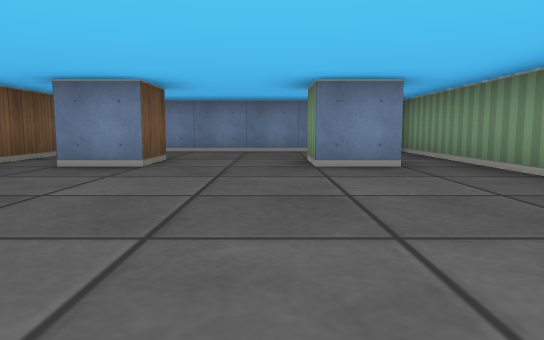
view 1 (above)

23 first-person views from a walk through a cub3D level. The camera is about half as high as the walls, tilts 6° down and sees 70° across. The floor is counted in squares. Each view is taken from the middle of a square. On the plan, view 1 faces up. The plan holds only what a view shows up to about 9 squares ahead; the rest is blank.

view 2
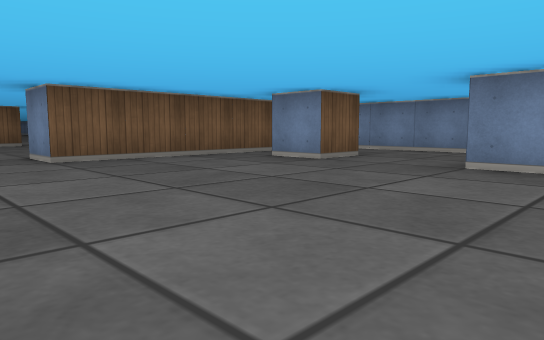

view 3
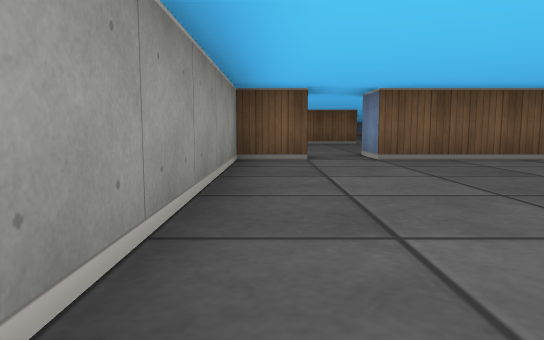

view 4
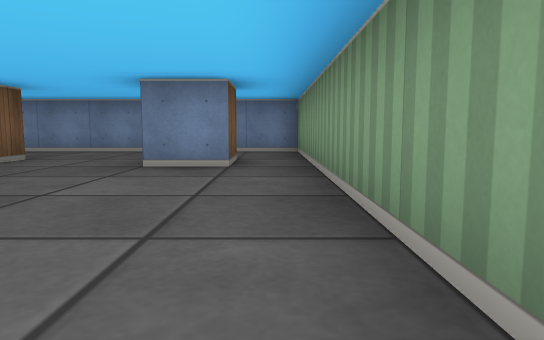

view 5
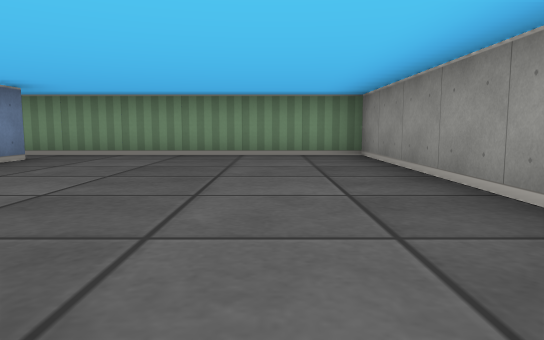

view 6
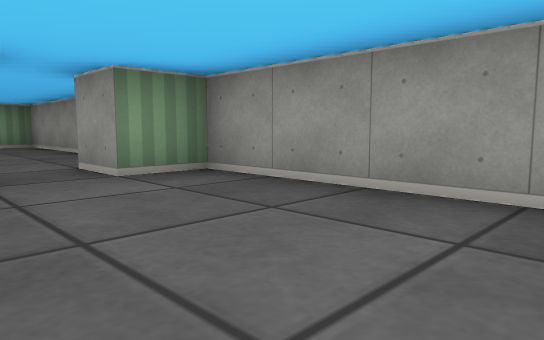

view 7
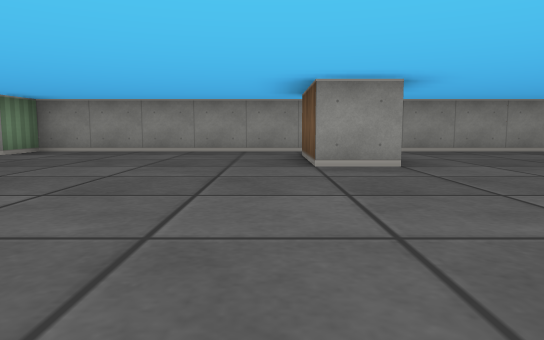

view 8
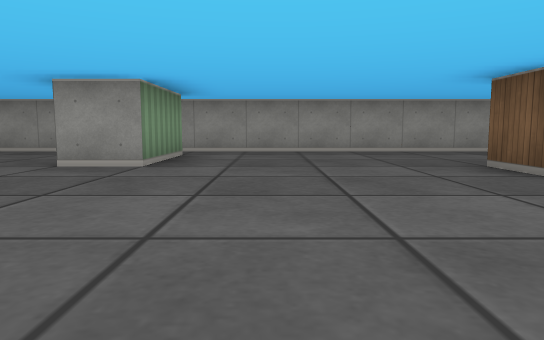

view 9
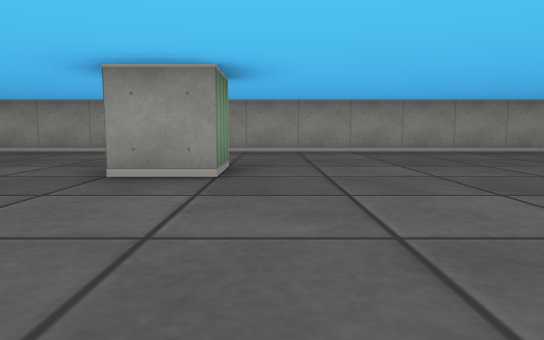

view 10
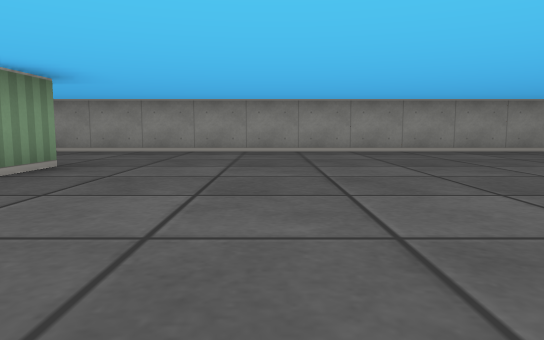

view 11
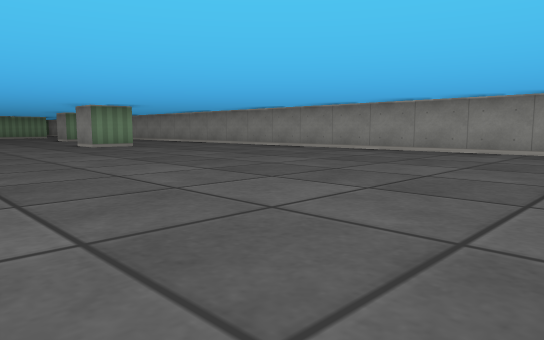

view 12
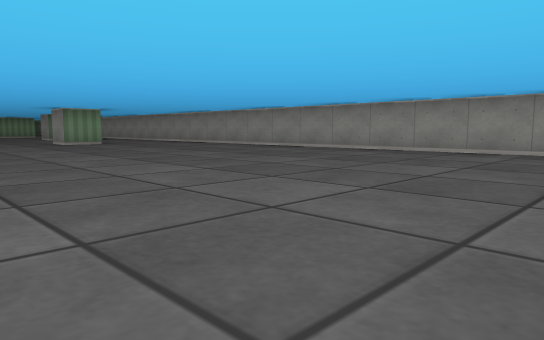

view 13
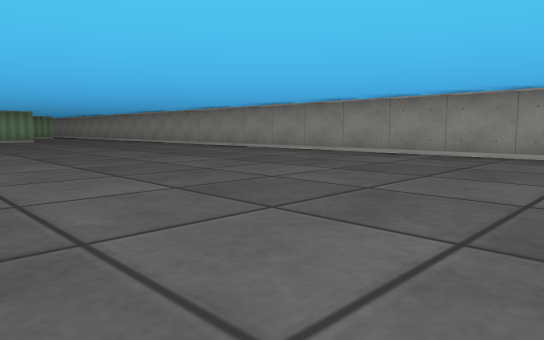

view 14
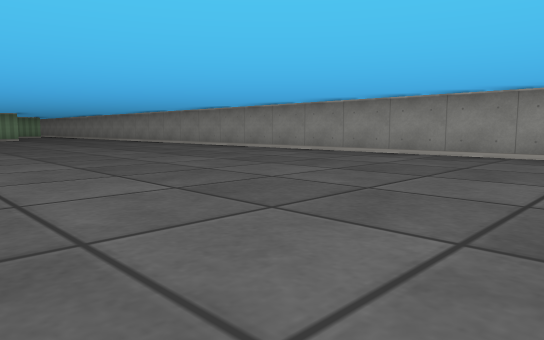

view 15
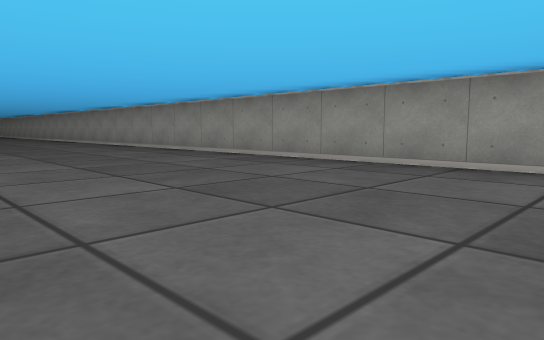

view 16
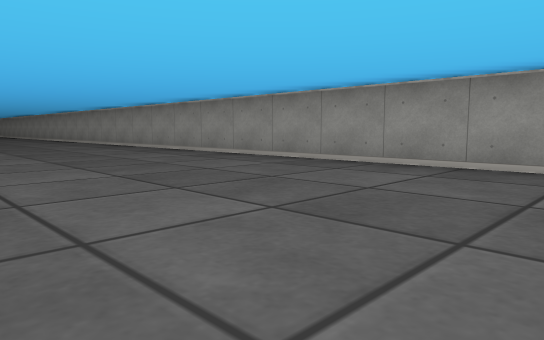

view 17
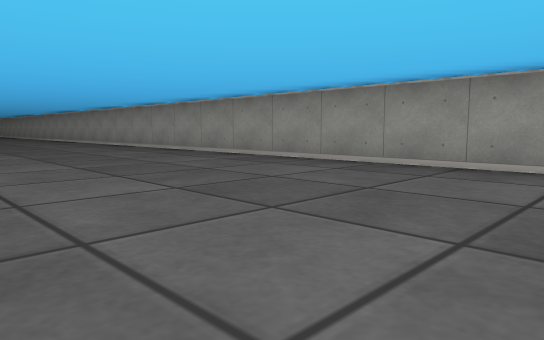

view 18
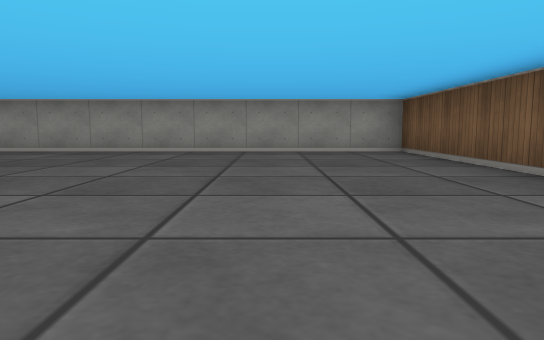

view 19
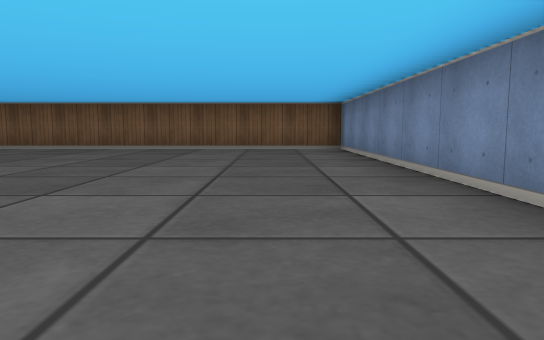

view 20
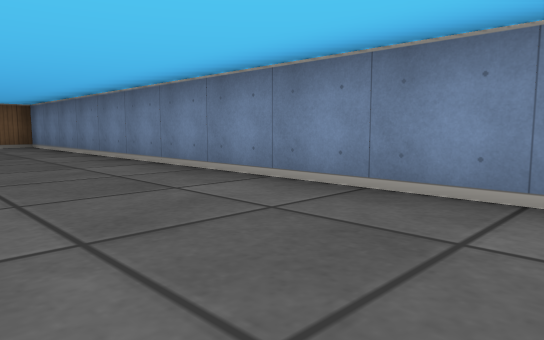

view 21
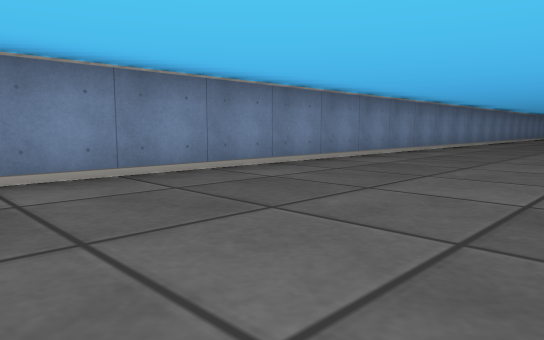

view 22
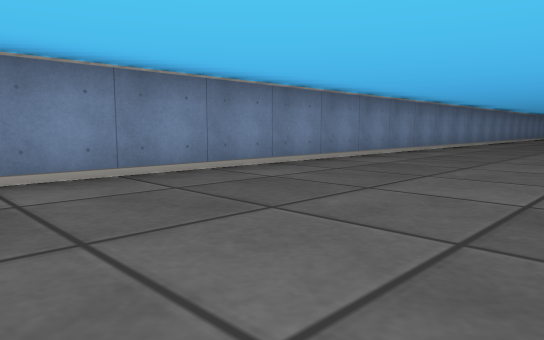

view 23
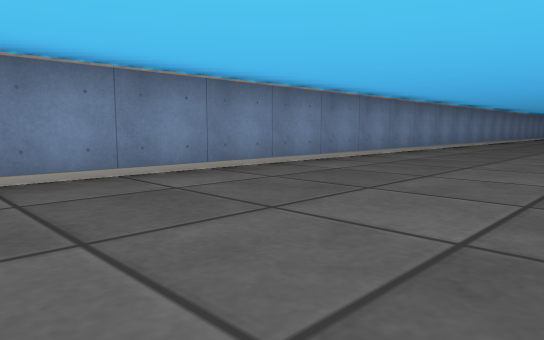

### Floor plan
Ten units are one square. View 1 is at (0, 0); x grows to the right and y downward. Boxes are objects, and circles mark ways between rooms. Rooms are numbered by the first view taken in them; rooms with no view inside come last. Other rooms are left out.
<svg viewBox="-460 -80 490 90">
<path fill="none" stroke="#000" d="M-15 -55 -15 -45 -25 -45M15 -55 15 -45 5 -45 5 -55M-35 -64 -35 -15 -45 -15M-45 -5 -35 -5 -35 5 25 5 25 -75 -29 -75M-196 -75 -455 -75 -455 5 -45 5 -45 -5M-155 -25 -155 -35 -145 -35 -145 -25M-105 -5 -105 -25 -95 -25 -95 -5"/>
<circle cx="-40" cy="-10" r="3" fill="#2a7"/>
<text x="-10" y="-30">1</text>
<text x="-250" y="-40">2</text>
</svg>
Room 1 opens to room 2.

Where each view was taken, in squares from view 1:
view 1: 0 up, 0 right, facing up
view 2: 0 up, 2 right, facing up-left
view 3: 0 up, 2 right, facing left
view 4: 0 up, 2 right, facing up
view 5: 1 up, 4 left, facing right
view 6: 2 up, 8 left, facing down-right
view 7: 7 up, 9 left, facing down
view 8: 7 up, 12 left, facing down
view 9: 7 up, 16 left, facing down
view 10: 7 up, 18 left, facing down
view 11: 7 up, 25 left, facing down-right
view 12: 7 up, 27 left, facing down-right
view 13: 6 up, 30 left, facing down-right
view 14: 6 up, 32 left, facing down-right
view 15: 4 up, 36 left, facing down-right
view 16: 4 up, 39 left, facing down-right
view 17: 4 up, 42 left, facing down-right
view 18: 7 up, 43 left, facing down
view 19: 6 up, 37 left, facing left
view 20: 5 up, 35 left, facing up-left
view 21: 4 up, 38 left, facing up-right
view 22: 4 up, 34 left, facing up-right
view 23: 4 up, 29 left, facing up-right
